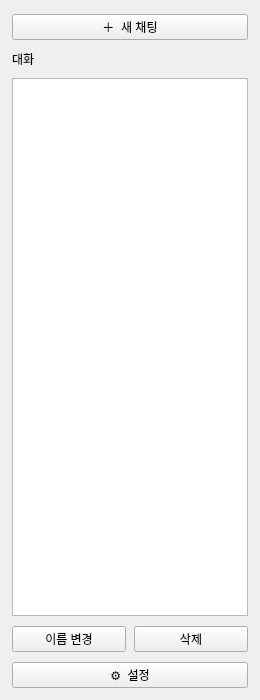
<?xml version="1.0" encoding="UTF-8"?>
<ui version="4.0">
 <class>SidebarForm</class>
 <widget class="QWidget" name="SidebarForm">
  <property name="geometry"><rect><x>0</x><y>0</y><width>260</width><height>700</height></rect></property>
  <layout class="QVBoxLayout" name="sidebarLayout">
   <property name="spacing"><number>10</number></property>
   <property name="leftMargin"><number>12</number></property>
   <property name="topMargin"><number>14</number></property>
   <property name="rightMargin"><number>12</number></property>
   <property name="bottomMargin"><number>12</number></property>
   <item><widget class="QPushButton" name="newChatButton"><property name="text"><string>＋  새 채팅</string></property></widget></item>
   <item><widget class="QLabel" name="sidebarSectionLabel"><property name="text"><string>대화</string></property></widget></item>
   <item><widget class="QListWidget" name="sessionList">
    <property name="selectionMode"><enum>QAbstractItemView::SingleSelection</enum></property>
    <property name="editTriggers"><set>QAbstractItemView::DoubleClicked|QAbstractItemView::EditKeyPressed</set></property>
   </widget></item>
   <item><layout class="QHBoxLayout" name="sessionActionsLayout">
    <property name="spacing"><number>8</number></property>
    <item><widget class="QPushButton" name="renameButton"><property name="text"><string>이름 변경</string></property></widget></item>
    <item><widget class="QPushButton" name="deleteButton"><property name="text"><string>삭제</string></property></widget></item>
   </layout></item>
   <item><widget class="QPushButton" name="settingsButton"><property name="text"><string>⚙  설정</string></property></widget></item>
  </layout>
 </widget>
 <resources/>
 <connections/>
</ui>
